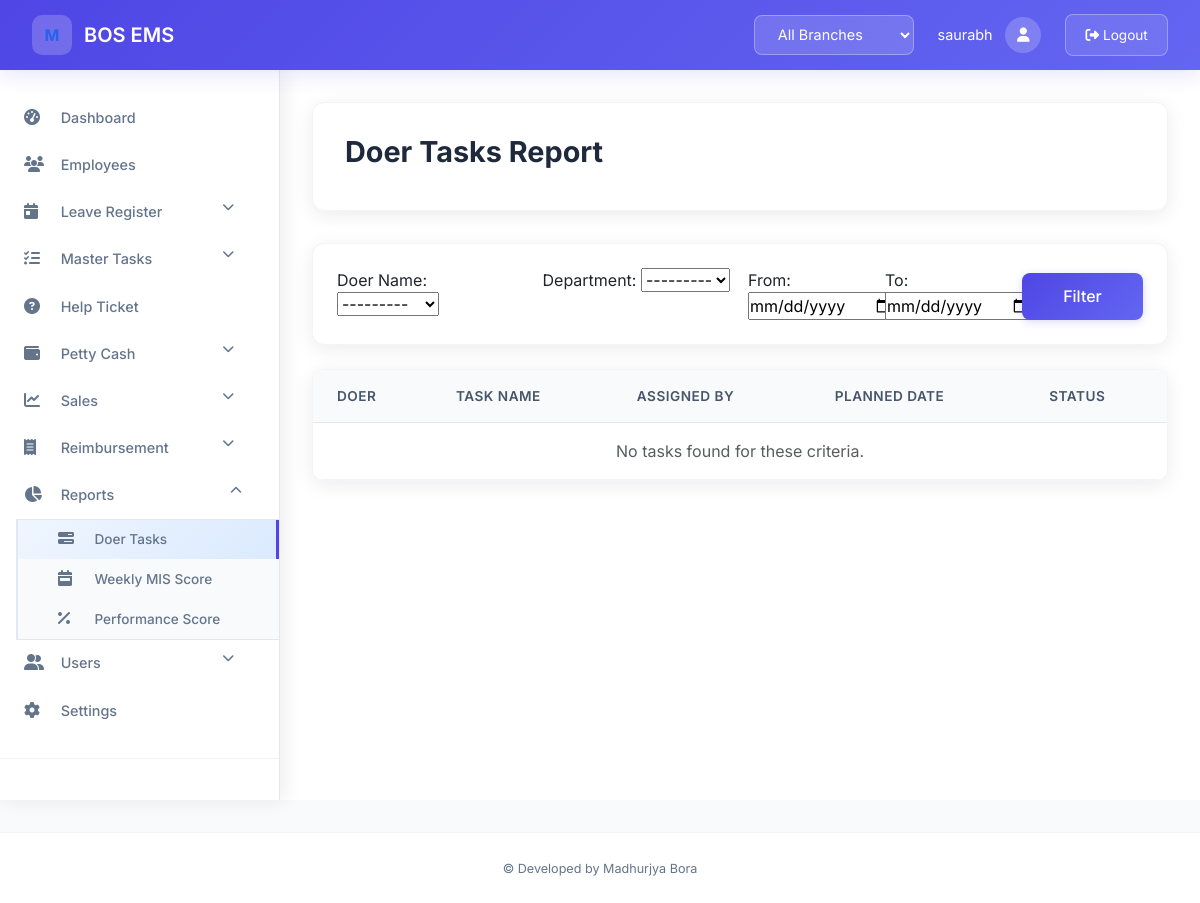
The page /reports/doer-tasks/ (signed in) on the database as committed earlier.
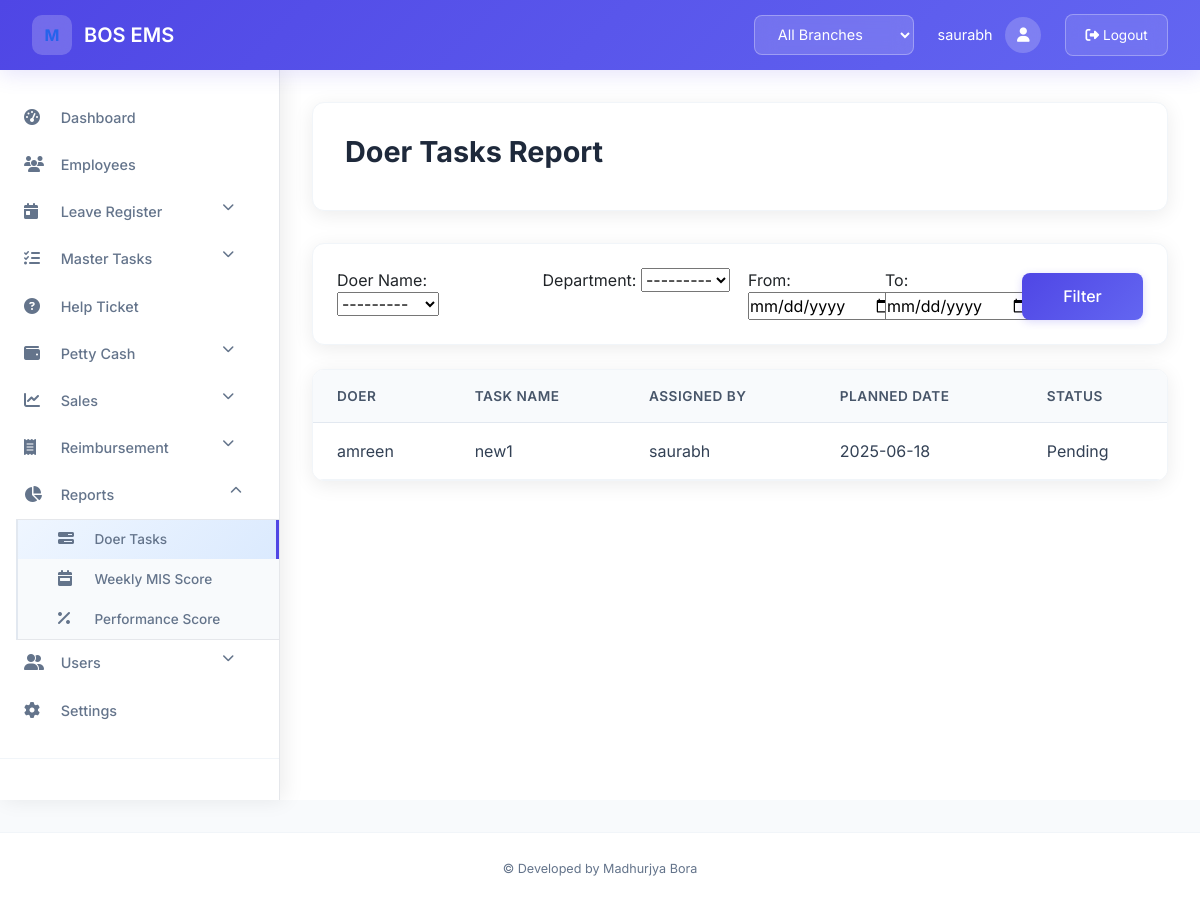
The same page on the database as committed later.
### apps/tasks/models.py (models this page shows)
class Checklist(models.Model):
    assign_by = models.ForeignKey(User, on_delete=models.CASCADE, related_name='checklists_assigned')
    task_name = models.CharField(max_length=200)
    assign_to = models.ForeignKey(User, on_delete=models.CASCADE, related_name='checklists')
    planned_date = models.DateTimeField()
    STATUS_CHOICES = [('Pending', 'Pending'), ('Completed', 'Completed')]
    status = models.CharField(max_length=10, choices=STATUS_CHOICES, default='Pending')
    priority = models.CharField(max_length=10, choices=[('Low','Low'),('Medium','Medium'),('High','High')])
    attachment_mandatory = models.BooleanField(default=False)
    mode = models.CharField(max_length=10, choices=[('Daily','Daily'),('Weekly','Weekly'),('Monthly','Monthly'),('Yearly','Yearly')])
    frequency = models.PositiveIntegerField(default=1)
    remind_before_days = models.PositiveIntegerField(default=0)
    message = models.TextField(blank=True)
    media_upload = models.FileField(upload_to='checklist_media/', blank=True, null=True)
    assign_pc = models.ForeignKey(User, on_delete=models.SET_NULL, null=True, blank=True, related_name='pc_checklists')
    group_name = models.CharField(max_length=100, blank=True)
    notify_to = models.ForeignKey(User, on_delete=models.SET_NULL, null=True, blank=True, related_name='notify_checklists')
    auditor = models.ForeignKey(User, on_delete=models.SET_NULL, null=True, blank=True, related_name='audit_checklists')
    set_reminder = models.BooleanField(default=False)
    reminder_mode = models.CharField(max_length=10, choices=[('Daily','Daily'),('Weekly','Weekly'),('Monthly','Monthly'),('Yearly','Yearly')], blank=True)
    reminder_frequency = models.PositiveIntegerField(default=1, blank=True)
    reminder_before_days = models.PositiveIntegerField(default=0, blank=True)
    reminder_starting_time = models.TimeField(blank=True, null=True)
    checklist_auto_close = models.BooleanField(default=False)
    checklist_auto_close_days = models.PositiveIntegerField(default=0, blank=True)
    estimated_minutes = models.PositiveIntegerField(default=0)
    created_at = models.DateTimeField(auto_now_add=True)
    updated_at = models.DateTimeField(auto_now=True)

### apps/reports/views.py (the view, shortened to what this page needs)
# urls.py: path('doer-tasks/',         views.list_doer_tasks,        name='doer_tasks'),
@login_required
def list_doer_tasks(request):
    form = PCReportFilterForm(request.GET or None, user=request.user)
    items = Checklist.objects.select_related('assign_by', 'assign_to')
    return render(request, 'reports/list_doer_tasks.html', {'form': form, 'items': items})

### apps/reports/forms_reports.py
class PCReportFilterForm(forms.Form):
    doer = forms.ModelChoiceField(
        queryset=User.objects.all(),
        required=False,
        label='Doer Name'
    )
    department = forms.ChoiceField(
        required=False,
        label='Department',
        choices=[],
    )
    date_from = forms.DateField(
        required=False,
        widget=forms.DateInput(attrs={'type':'date'}),
        label='From'
    )
    date_to = forms.DateField(
        required=False,
        widget=forms.DateInput(attrs={'type':'date'}),
        label='To'
    )
    def __init__(self, *args, **kwargs):
        user = kwargs.pop('user', None)
        super().__init__(*args, **kwargs)
        depts = Employee.objects.values_list('department', flat=True).distinct()
        choices = [('', '---------')] + [(d, d) for d in depts]
        self.fields['department'].choices = choices
        if user and not (user.is_staff or user.is_superuser):
            self.fields['doer'].queryset = User.objects.filter(pk=user.pk)
        self.user = user

### apps/core/templatetags/group_tags.py (called while the page is built)
@register.filter
def has_group(user, name):
    return user.groups.filter(name=name).exists()

### templates/reports/list_doer_tasks.html (shortened to what this page needs)
{% extends "base.html" %}
{% load static %}
{% block content %}
  <div class="page-header">
    <h1 class="page-title">Doer Tasks Report</h1>
  </div>
  <div class="content-card p-4 mb-4">
    <form method="get" class="row g-3">
      <div class="col-md-3">
        {{ form.doer.label_tag }}
        {{ form.doer }}
      </div>
      <div class="col-md-3">
        {{ form.department.label_tag }}
        {{ form.department }}
      </div>
      <div class="col-md-2">
        {{ form.date_from.label_tag }}
        {{ form.date_from }}
      </div>
      <div class="col-md-2">
        {{ form.date_to.label_tag }}
        {{ form.date_to }}
      </div>
      <div class="col-md-2 d-flex align-items-end">
        <button type="submit" class="btn btn-primary w-100">Filter</button>
      </div>
    </form>
  </div>
  <div class="content-card">
    <div class="table-responsive">
      <table class="table table-hover mb-0">
        <thead>
          <tr>
            <th>Doer</th>
            <th>Task Name</th>
            <th>Assigned By</th>
            <th>Planned Date</th>
            <th>Status</th>
          </tr>
        </thead>
        <tbody>
          {% for item in items %}
          <tr>
            <td>{{ item.assign_to.get_full_name|default:item.assign_to.username }}</td>
            <td>{{ item.task_name }}</td>
            <td>{{ item.assign_by.get_full_name|default:item.assign_by.username }}</td>
            <td>{{ item.planned_date|date:"Y-m-d" }}</td>
            <td>{{ item.status }}</td>
          </tr>
          {% empty %}
          <tr>
            <td colspan="5" class="text-center text-muted">No tasks found for these criteria.</td>
          </tr>
          {% endfor %}
        </tbody>
      </table>
    </div>
  </div>
{% endblock %}

Rows that differ between the two databases and show on the page:
added Checklist: assign_to.get_full_name "amreen", task_name "new1", assign_by.get_full_name "saurabh", planned_date "2025-06-18", status "Pending"
Other text that changed with them:
text no longer shown: "No tasks found for these criteria."
